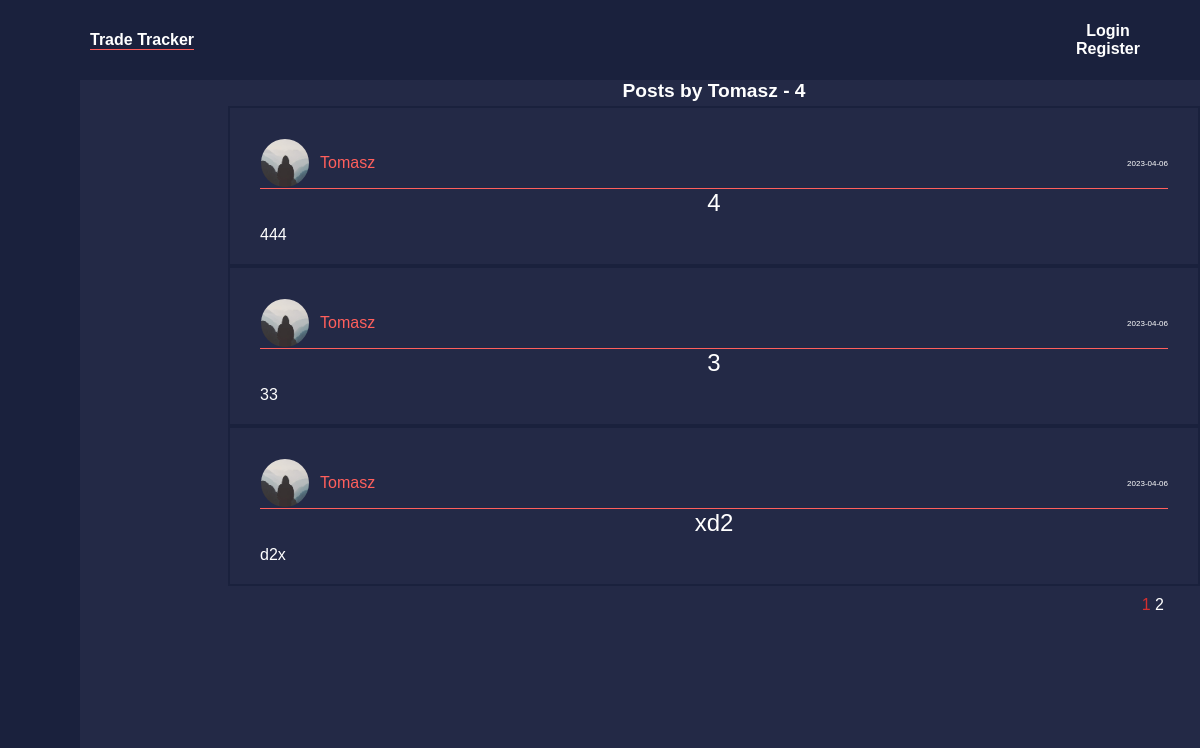
Page /user/Tomasz on the earlier database version.
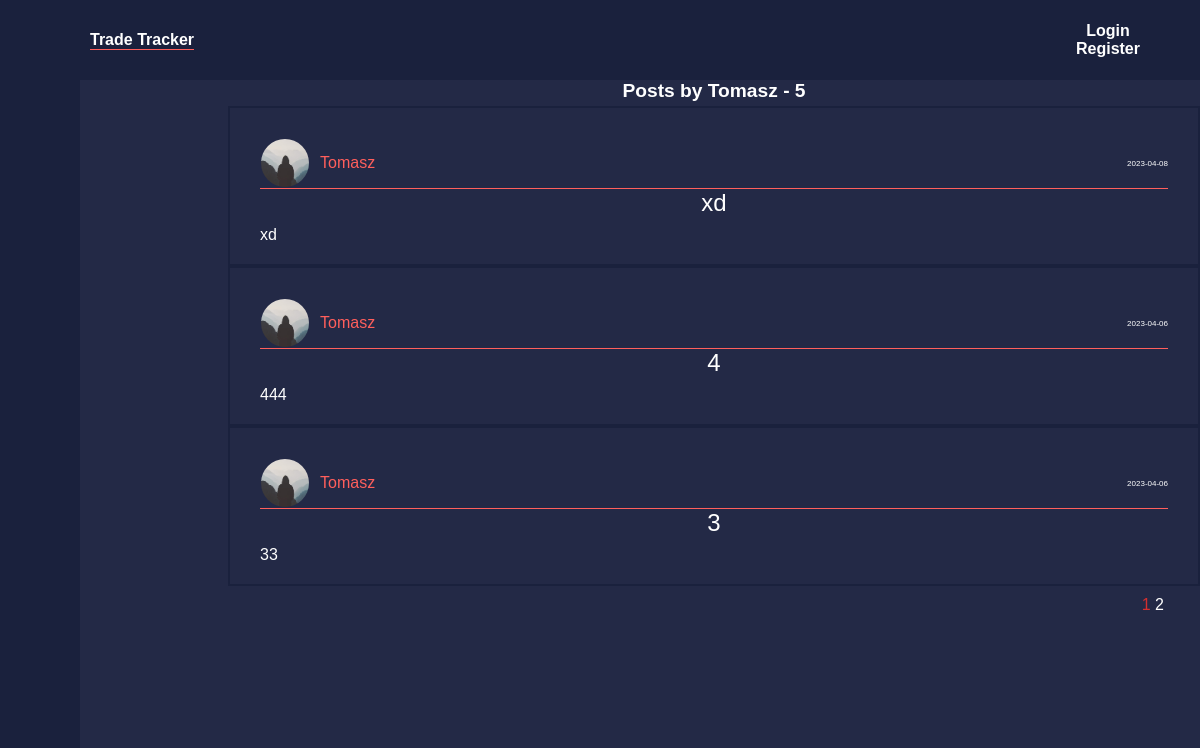
Same page on the later database version.
### tradetracker/models.py (models this page shows, shortened)
class User(db.Model, UserMixin):
    id = db.Column(db.Integer, primary_key=True)
    email = db.Column(db.String(20), unique=True, nullable=False)
    username = db.Column(db.String(120), unique=True, nullable=False)
    image_file = db.Column(db.String(20), nullable=False, default='default.jpg')
    password = db.Column(db.String(60), nullable=False)
    posts = db.relationship('Post', backref='author', lazy=True)

class Post(db.Model):
    id = db.Column(db.Integer, primary_key=True)
    title = db.Column(db.String(100), nullable=False)
    date_posted = db.Column(db.DateTime, nullable=False, default=datetime.utcnow)
    content = db.Column(db.Text, nullable=False)
    user_id = db.Column(db.Integer, db.ForeignKey('user.id'), nullable=False)

### tradetracker/users/routes.py (the view)
@users.route('/user/<string:username>')
def user_posts(username):
    page = request.args.get('page', 1, type=int)
    user = User.query.filter_by(username=username).first_or_404()
    posts = Post.query.filter_by(author=user)\
        .order_by(Post.date_posted.desc())\
        .paginate(page=page, per_page=3)
    return render_template('user_posts.html',posts=posts, user=user)

### tradetracker/templates/user_posts.html
{% extends "layout.html" %}
{% block content %}
    <h1 class="posts_by">Posts by {{ user.username }} - {{ posts.total }}</h1>
    {% for post in posts.items %}
        <article class="media">
            <div class="media-body-posts">
                <div class="post-content">
                    <div class="article-head">
                        <div class="article-profile">
                            <img class="user-img" src="{{ url_for('static', filename='profile_pics/' + post.author.image_file) }}">
                            <a class="article-author" href="{{ url_for('users.user_posts', username=post.author.username) }}">{{ post.author.username}}</a>
                        </div>
                        <small class="article-date">{{ post.date_posted.strftime('%Y-%m-%d') }}</small>
                    </div>
                    <a class="article-title post-link" href="{{ url_for('posts.post', post_id=post.id ) }}"> {{ post.title }}</a>
                    <p class="article-content"> {{ post.content }}</p>
                </div>
            </div>
        </article>
    {% endfor %}
    <div class="page-container">
    {% for page_num in posts.iter_pages(left_edge=1, right_edge=1, left_current=1, right_current=2) %}
        {% if page_num %}
            {% if posts.page == page_num %}
                <a class="page_num" id="current_page" href="{{ url_for('users.user_posts', username=user.username, page=page_num) }}">{{ page_num }}</a>
            {% else %}
                <a class="page_num" href="{{ url_for('users.user_posts', username=user.username, page=page_num) }}">{{ page_num }}</a>
            {% endif %}
        {% else %}
            ...
        {% endif %}
    {% endfor %}
    </div>
{% endblock content %}

### tradetracker/templates/layout.html (shortened to what this page needs)
<!DOCTYPE html>
<html>
<head>
  <link rel="stylesheet" type="text/css" href="{{ url_for('static', filename='main.css') }}">
  <link href='https://unpkg.com/boxicons@2.1.4/css/boxicons.min.css' rel='stylesheet'>
</head>
<body>
    <nav class="navbar">
      <div class="container">
        <div class="trade_tracker_logo" >
        <a class="navbar-link" href="/">Trade Tracker</a>
        </div>
        <div class="navbar-right">
            {% if current_user.is_authenticated %}
            <a class="navbar-link new_post" href="{{url_for('posts.new_post')}}">New Post</a>
            <a class="navbar-link" href="{{url_for('users.account')}}">Account</a>
            <a class="navbar-link" href="{{url_for('users.logout')}}">Logout</a>
            {% else %}
            <a class="navbar-link" href="{{url_for('users.login')}}">Login</a>
            <a class="navbar-link" href="{{url_for('users.register')}}">Register</a>
            {% endif %}
        </div>
      </div>
    </nav>
      <main role="main" class="container">
        <div class="sidebar">
          <div class="top">
          </div>
          <ul>
              <li>
                  <a href="{{ url_for('posts.news') }}">
                    <i class='bx bx-news'></i>
                  </a>
              </li>
              <li>
                  <a href="#">
                    <i class="bx bx-list-check"></i>
                  </a>
              </li>
              <li>
                  <a href="{{ url_for('posts.earnings') }}">
                      <i class="bx bxs-food-menu"></i>
                  </a>
              </li>
      </div>
        <div class="blocks">
          <div class="block-content">
              {% block content %}{% endblock %}
          </div>
        </div>
      </main>
</body>
</html>

### tradetracker/static/main.css (style rules this page uses)
* { margin: 0; padding: 0; box-sizing: border-box; font-family: Verdana, Geneva, Tahoma, sans-serif; }
body { background-color: #232946; height: 100%; overflow: auto; }
.container { margin-right: auto; margin-left: auto; display: flex; align-items: center; }
.navbar { background-color: #1A213D; position: fixed; display: flex; justify-content: center; align-items: center; top: 0; left: 0; width: 100%; height: 10%; padding: auto; font-weight: bold; text-align: center; font-size: 1rem; }
.navbar-link { text-align: center; text-decoration: none; color: white; transition: color 0.3s; }
.navbar-right { position: fixed; display: grid; grid-auto-rows: auto; right: 5%; text-align: right; word-spacing: 1rem; }
.trade_tracker_logo { left: 90px; position: fixed; text-decoration: underline; text-decoration-color: #FF5F5C; text-decoration-style: underline; transition: all 0.5s ease; }
.trade_tracker_logo a { display: inline-block; border-bottom:1px solid #FF5F5C; }
.user-img { width: 50px; border-radius: 100%; border: 1px solid #232946; }
.sidebar { position: absolute; top: 0; left: 0; height: 100%; width: 80px; background-color: #1A213D; padding: 0.4rem 0.8rem; transition: all 0.5s ease; color: white; z-index: 1; }
.sidebar ul li { position: relative; list-style-type: none; height: 50px; width: 90%; margin: 0.8rem auto; line-height: 50px; }
.sidebar ul li a { color: #fff; display: flex; align-items: center; text-decoration: none; border-radius: 0.8rem; }
.sidebar ul li a i { min-width: 50px; text-align: center; height: 50px; border-radius: 12px; line-height: 50px; }
.media { font-size: 25px; color: white; border: 2px solid #1A213D; }
.post-content { background-color: #232946; margin-top: 10px; padding: 20px; margin-left: 10px; margin-right: 10px; }
.article-head { display: flex; align-items: center; justify-content: space-between; font-size: 16px; border-bottom: 1px solid #FF5F5C; }
.article-author { font-family: 'Franklin Gothic Medium', 'Arial Narrow', Arial, sans-serif; color: #FF5F5C; text-decoration: none; font-size: 16px; }
.article-profile { display: flex; align-items: center; gap: 10px; }
.article-date { font-size: 8px; margin-left: auto; }
.article-title { display: flex; transition: color 0.3s; text-decoration: none; font-size: 1.5rem; color: white; margin: auto; justify-content: center; }
.article-content { margin-top: 1%; font-size: 1rem; }
.page_num { font-size: 1rem; color: white; text-decoration: none; }
.page-container { float: right; margin-right: 3vw; margin-top: 10px; color: white; }
#current_page { color:#D32F2F; }
.posts_by { text-align: center; font-size: 1.2rem; color: white; margin-bottom: 0.5vh; }
.blocks { position: absolute; margin: 0; padding: 0; background-color: #232946; display: flex; right: 0; top: 10%; flex-direction: column; overflow: auto; height: 80%; width: 81%; }
.block-content { box-sizing: border-box; width: 100%; right: 5%; }

Differences in the rows shown:
no longer on this page (row unchanged): Post: image_file (placeholder picture), author.username "Tomasz", date_posted "2023-04-06", title "xd2", content "d2x"
added Post: image_file (placeholder picture), author.username "Tomasz", date_posted "2023-04-08", title "xd", content "xd"
Other differences:
{{ posts.total }}: "4" → "5"
